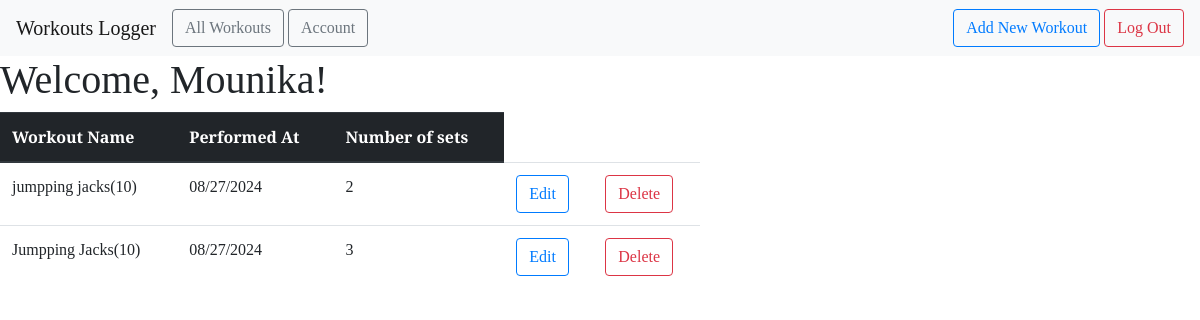
The page /all (signed in) on the database its author committed.
### workout_logger/models.py (models this page shows)
class User(db.Model,UserMixin):
    id = db.Column(db.Integer, primary_key=True)
    email = db.Column(db.String(100), unique=True)
    name = db.Column(db.String(100))
    password = db.Column(db.String(100))
    workouts= db.relationship('Workout', backref='author', lazy=True)

class Workout(db.Model):
    id =db.Column(db.Integer, primary_key=True)
    sets =db.Column(db.Integer, nullable=False)
    date_posted = db.Column(db.DateTime, nullable=False, default=datetime.now)
    workout_name =db.Column(db.Text, nullable=False)
    user_id = db.Column(db.Integer, db.ForeignKey('user.id'), nullable=False)

### workout_logger/main.py (the view)
@main.route('/all')
@login_required
def user_workouts():
    user=models.User.query.filter_by(email=current_user.email).first_or_404()
    workouts =user.workouts
    return render_template('all_workouts.html', workouts=workouts, user=user)

### workout_logger/__init__.py (called while the page is built)
def create_app():
    app=Flask(__name__)
    app.config['DEBUG']= True
    app.config['SECRET_KEY'] ='secret-key'
    app.config['SQLALCHEMY_DATABASE_URI'] = 'sqlite:///db.sqlite'
    print(os.path.abspath('db.sqlite'))
    db.init_app(app)
    with app.app_context():
       db.create_all()
    login_manager= LoginManager()
    login_manager.login_view='auth.login'
    login_manager.init_app(app)
    from .models import User
    @login_manager.user_loader
    def load_user(user_id):
        return User.query.get(int(user_id))
    from .main import main as main_blueprint
    app.register_blueprint(main_blueprint)
    from.auth import auth as auth_blueprint
    app.register_blueprint(auth_blueprint)
    return app

### workout_logger/templates/all_workouts.html (shortened to what this page needs)
{% extends "base.html" %} {% block head %} {{ super() }}
<link
  rel="stylesheet"
  href="{{ url_for('static', filename= 'extended_beauty.css') }}"
/>
{% endblock %} {% block content %}
<h1>
  Welcome, {{ user.name }}!
</h1>
  <div>
  <table class="table table-hover" style="width: 700px;">
    <thead class="thead-dark">
      <tr>
        <th scope="col">Workout Name</th>
        <th scope="col">Performed At</th>
        <th scope="col">Number of sets</th>
      </tr>
    </thead>
    <tbody>
      {% for workout in workouts %}
      <tr>
        <td>{{ workout.workout_name }}</td>
        <td>{{ workout.date_posted.strftime('%m/%d/%Y') }}</td>
        <td>{{ workout.sets }}</td>
        <td>
          <a
            href="{{url_for('main.update_workout', workout_id=workout.id)}}"
            class="btn btn-outline-primary"
            role="button"
          >
            Edit
          </a>
        </td>
        <td>
          <a
            href="{{url_for('main.delete_workout', workout_id=workout.id)}}"
            class="btn btn-outline-danger"
            role="button"
          >
            Delete
          </a>
        </td>
      </tr>
      {% endfor %}
    </tbody>
  </table>
</div>
{% endblock %}

### workout_logger/static/beauty.css (style rules this page uses)
* { font-family: "Arvo", serif; }

### workout_logger/static/extended_beauty.css (style rules this page uses)
h1, h2, h4, p { font-family: "Arvo", serif; }

### rows shown on the page
User: name "Mounika"
Workout: workout_name "jumpping jacks(10)", date_posted "08/27/2024", sets "2"
Workout: workout_name "Jumpping Jacks(10)", date_posted "08/27/2024", sets "3"
